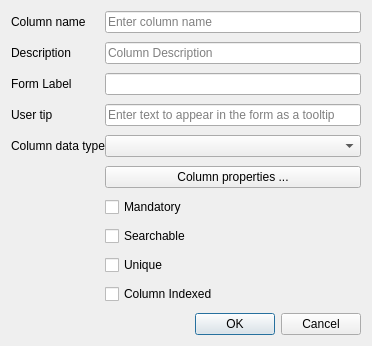
<?xml version="1.0" encoding="UTF-8"?>
<ui version="4.0">
 <class>ColumnEditor</class>
 <widget class="QDialog" name="ColumnEditor">
  <property name="geometry">
   <rect>
    <x>0</x>
    <y>0</y>
    <width>367</width>
    <height>337</height>
   </rect>
  </property>
  <property name="sizePolicy">
   <sizepolicy hsizetype="MinimumExpanding" vsizetype="Preferred">
    <horstretch>0</horstretch>
    <verstretch>0</verstretch>
   </sizepolicy>
  </property>
  <property name="maximumSize">
   <size>
    <width>16777215</width>
    <height>360</height>
   </size>
  </property>
  <property name="windowTitle">
   <string>Column editor</string>
  </property>
  <layout class="QGridLayout" name="gridLayout_3" rowstretch="0,0,0">
   <property name="verticalSpacing">
    <number>9</number>
   </property>
   <item row="2" column="0">
    <layout class="QVBoxLayout" name="verticalLayout_2" stretch="0">
     <property name="sizeConstraint">
      <enum>QLayout::SetFixedSize</enum>
     </property>
     <property name="topMargin">
      <number>0</number>
     </property>
     <property name="bottomMargin">
      <number>0</number>
     </property>
     <item>
      <widget class="QDialogButtonBox" name="buttonBox">
       <property name="orientation">
        <enum>Qt::Horizontal</enum>
       </property>
       <property name="standardButtons">
        <set>QDialogButtonBox::Cancel|QDialogButtonBox::Ok</set>
       </property>
      </widget>
     </item>
    </layout>
   </item>
   <item row="1" column="0">
    <layout class="QGridLayout" name="gridLayout">
     <property name="verticalSpacing">
      <number>9</number>
     </property>
     <item row="2" column="0">
      <widget class="QLabel" name="label">
       <property name="text">
        <string>Form Label</string>
       </property>
      </widget>
     </item>
     <item row="2" column="1">
      <widget class="QLineEdit" name="txt_form_label">
       <property name="maxLength">
        <number>100</number>
       </property>
      </widget>
     </item>
     <item row="6" column="1">
      <widget class="QCheckBox" name="cbMandt">
       <property name="sizePolicy">
        <sizepolicy hsizetype="Minimum" vsizetype="Fixed">
         <horstretch>0</horstretch>
         <verstretch>0</verstretch>
        </sizepolicy>
       </property>
       <property name="layoutDirection">
        <enum>Qt::LeftToRight</enum>
       </property>
       <property name="text">
        <string>Mandatory</string>
       </property>
       <property name="checked">
        <bool>false</bool>
       </property>
      </widget>
     </item>
     <item row="8" column="1">
      <widget class="QCheckBox" name="cbUnique">
       <property name="sizePolicy">
        <sizepolicy hsizetype="Expanding" vsizetype="Fixed">
         <horstretch>0</horstretch>
         <verstretch>0</verstretch>
        </sizepolicy>
       </property>
       <property name="text">
        <string>Unique</string>
       </property>
      </widget>
     </item>
     <item row="7" column="1">
      <widget class="QCheckBox" name="cbSearch">
       <property name="sizePolicy">
        <sizepolicy hsizetype="Expanding" vsizetype="Fixed">
         <horstretch>0</horstretch>
         <verstretch>0</verstretch>
        </sizepolicy>
       </property>
       <property name="text">
        <string>Searchable</string>
       </property>
      </widget>
     </item>
     <item row="3" column="0">
      <widget class="QLabel" name="label_11">
       <property name="text">
        <string>User tip</string>
       </property>
      </widget>
     </item>
     <item row="3" column="1">
      <widget class="QLineEdit" name="edtUserTip">
       <property name="text">
        <string/>
       </property>
       <property name="placeholderText">
        <string>Enter text to appear in the form as a tooltip</string>
       </property>
      </widget>
     </item>
     <item row="1" column="0">
      <widget class="QLabel" name="label_3">
       <property name="text">
        <string>Description</string>
       </property>
      </widget>
     </item>
     <item row="1" column="1">
      <widget class="QLineEdit" name="edtColDesc">
       <property name="sizePolicy">
        <sizepolicy hsizetype="Expanding" vsizetype="Minimum">
         <horstretch>0</horstretch>
         <verstretch>0</verstretch>
        </sizepolicy>
       </property>
       <property name="minimumSize">
        <size>
         <width>256</width>
         <height>0</height>
        </size>
       </property>
       <property name="placeholderText">
        <string>Column Description</string>
       </property>
      </widget>
     </item>
     <item row="0" column="1">
      <widget class="QLineEdit" name="edtColName">
       <property name="sizePolicy">
        <sizepolicy hsizetype="Expanding" vsizetype="Minimum">
         <horstretch>0</horstretch>
         <verstretch>0</verstretch>
        </sizepolicy>
       </property>
       <property name="minimumSize">
        <size>
         <width>256</width>
         <height>0</height>
        </size>
       </property>
       <property name="placeholderText">
        <string>Enter column name</string>
       </property>
      </widget>
     </item>
     <item row="4" column="1">
      <widget class="QComboBox" name="cboDataType">
       <property name="sizePolicy">
        <sizepolicy hsizetype="Expanding" vsizetype="Fixed">
         <horstretch>0</horstretch>
         <verstretch>0</verstretch>
        </sizepolicy>
       </property>
       <property name="editable">
        <bool>false</bool>
       </property>
       <property name="insertPolicy">
        <enum>QComboBox::InsertAlphabetically</enum>
       </property>
      </widget>
     </item>
     <item row="5" column="1">
      <widget class="QPushButton" name="btnColProp">
       <property name="sizePolicy">
        <sizepolicy hsizetype="Expanding" vsizetype="Fixed">
         <horstretch>0</horstretch>
         <verstretch>0</verstretch>
        </sizepolicy>
       </property>
       <property name="text">
        <string>Column properties ...</string>
       </property>
      </widget>
     </item>
     <item row="4" column="0">
      <widget class="QLabel" name="label_4">
       <property name="text">
        <string>Column data type</string>
       </property>
      </widget>
     </item>
     <item row="0" column="0">
      <widget class="QLabel" name="label_2">
       <property name="text">
        <string>Column name</string>
       </property>
      </widget>
     </item>
     <item row="9" column="1">
      <widget class="QCheckBox" name="cbIndex">
       <property name="sizePolicy">
        <sizepolicy hsizetype="Expanding" vsizetype="Fixed">
         <horstretch>0</horstretch>
         <verstretch>0</verstretch>
        </sizepolicy>
       </property>
       <property name="text">
        <string>Column Indexed</string>
       </property>
      </widget>
     </item>
    </layout>
   </item>
   <item row="0" column="0">
    <layout class="QVBoxLayout" name="notif_bar">
     <property name="spacing">
      <number>6</number>
     </property>
     <property name="sizeConstraint">
      <enum>QLayout::SetDefaultConstraint</enum>
     </property>
     <property name="bottomMargin">
      <number>0</number>
     </property>
    </layout>
   </item>
  </layout>
 </widget>
 <tabstops>
  <tabstop>edtColName</tabstop>
  <tabstop>edtColDesc</tabstop>
  <tabstop>edtUserTip</tabstop>
  <tabstop>cboDataType</tabstop>
  <tabstop>btnColProp</tabstop>
 </tabstops>
 <resources/>
 <connections/>
</ui>
